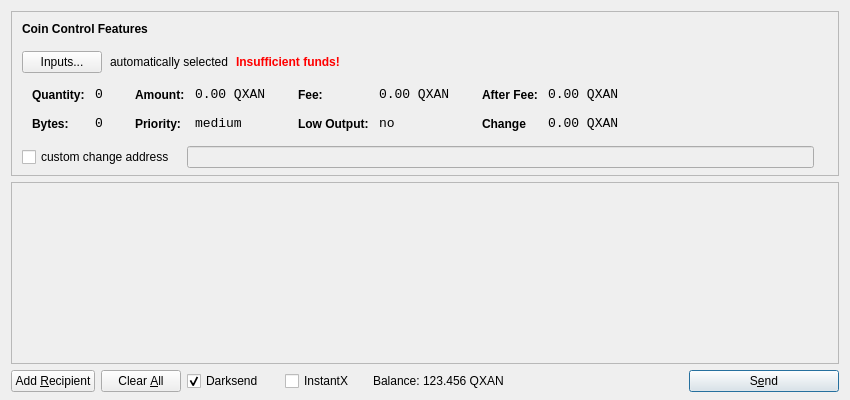
<?xml version="1.0" encoding="UTF-8"?>
<ui version="4.0">
 <class>SendCoinsDialog</class>
 <widget class="QDialog" name="SendCoinsDialog">
  <property name="geometry">
   <rect>
    <x>0</x>
    <y>0</y>
    <width>850</width>
    <height>400</height>
   </rect>
  </property>
  <property name="windowTitle">
   <string>Send Coins</string>
  </property>
  <layout class="QVBoxLayout" name="verticalLayout" stretch="0,1,0">
   <property name="bottomMargin">
    <number>8</number>
   </property>
   <item>
    <widget class="QFrame" name="frameCoinControl">
     <property name="sizePolicy">
      <sizepolicy hsizetype="Expanding" vsizetype="Expanding">
       <horstretch>0</horstretch>
       <verstretch>0</verstretch>
      </sizepolicy>
     </property>
     <property name="maximumSize">
      <size>
       <width>16777215</width>
       <height>16777215</height>
      </size>
     </property>
     <property name="frameShape">
      <enum>QFrame::StyledPanel</enum>
     </property>
     <property name="frameShadow">
      <enum>QFrame::Sunken</enum>
     </property>
     <layout class="QVBoxLayout" name="verticalLayoutCoinControl2">
      <property name="spacing">
       <number>-1</number>
      </property>
      <property name="leftMargin">
       <number>0</number>
      </property>
      <property name="topMargin">
       <number>0</number>
      </property>
      <property name="rightMargin">
       <number>0</number>
      </property>
      <property name="bottomMargin">
       <number>6</number>
      </property>
      <item>
       <layout class="QVBoxLayout" name="verticalLayoutCoinControl" stretch="0,0,0,0,1">
        <property name="spacing">
         <number>0</number>
        </property>
        <property name="leftMargin">
         <number>10</number>
        </property>
        <property name="topMargin">
         <number>10</number>
        </property>
        <item>
         <layout class="QHBoxLayout" name="horizontalLayoutCoinControl1">
          <property name="bottomMargin">
           <number>15</number>
          </property>
          <item>
           <widget class="QLabel" name="labelCoinControlFeatures">
            <property name="sizePolicy">
             <sizepolicy hsizetype="Preferred" vsizetype="Maximum">
              <horstretch>0</horstretch>
              <verstretch>0</verstretch>
             </sizepolicy>
            </property>
            <property name="font">
             <font>
              <weight>75</weight>
              <bold>true</bold>
             </font>
            </property>
            <property name="styleSheet">
             <string notr="true">font-weight:bold;</string>
            </property>
            <property name="text">
             <string>Coin Control Features</string>
            </property>
           </widget>
          </item>
         </layout>
        </item>
        <item>
         <layout class="QHBoxLayout" name="horizontalLayoutCoinControl2" stretch="0,0,0,0">
          <property name="spacing">
           <number>8</number>
          </property>
          <property name="bottomMargin">
           <number>10</number>
          </property>
          <item>
           <widget class="QPushButton" name="pushButtonCoinControl">
            <property name="styleSheet">
             <string notr="true"/>
            </property>
            <property name="text">
             <string>Inputs...</string>
            </property>
           </widget>
          </item>
          <item>
           <widget class="QLabel" name="labelCoinControlAutomaticallySelected">
            <property name="text">
             <string>automatically selected</string>
            </property>
            <property name="margin">
             <number>5</number>
            </property>
           </widget>
          </item>
          <item>
           <widget class="QLabel" name="labelCoinControlInsuffFunds">
            <property name="font">
             <font>
              <weight>75</weight>
              <bold>true</bold>
             </font>
            </property>
            <property name="styleSheet">
             <string notr="true">color:red;font-weight:bold;</string>
            </property>
            <property name="text">
             <string>Insufficient funds!</string>
            </property>
            <property name="margin">
             <number>5</number>
            </property>
           </widget>
          </item>
          <item>
           <spacer name="horizontalSpacerCoinControl">
            <property name="orientation">
             <enum>Qt::Horizontal</enum>
            </property>
            <property name="sizeHint" stdset="0">
             <size>
              <width>40</width>
              <height>1</height>
             </size>
            </property>
           </spacer>
          </item>
         </layout>
        </item>
        <item>
         <widget class="QWidget" name="widgetCoinControl" native="true">
          <property name="sizePolicy">
           <sizepolicy hsizetype="Preferred" vsizetype="Preferred">
            <horstretch>0</horstretch>
            <verstretch>0</verstretch>
           </sizepolicy>
          </property>
          <property name="minimumSize">
           <size>
            <width>0</width>
            <height>0</height>
           </size>
          </property>
          <property name="styleSheet">
           <string notr="true"/>
          </property>
          <layout class="QHBoxLayout" name="horizontalLayoutCoinControl5">
           <property name="margin">
            <number>0</number>
           </property>
           <item>
            <layout class="QHBoxLayout" name="horizontalLayoutCoinControl3" stretch="0,0,0,1">
             <property name="spacing">
              <number>20</number>
             </property>
             <property name="topMargin">
              <number>0</number>
             </property>
             <property name="bottomMargin">
              <number>10</number>
             </property>
             <item>
              <layout class="QFormLayout" name="formLayoutCoinControl1">
               <property name="horizontalSpacing">
                <number>10</number>
               </property>
               <property name="verticalSpacing">
                <number>14</number>
               </property>
               <property name="leftMargin">
                <number>10</number>
               </property>
               <property name="topMargin">
                <number>4</number>
               </property>
               <property name="rightMargin">
                <number>6</number>
               </property>
               <item row="0" column="0">
                <widget class="QLabel" name="labelCoinControlQuantityText">
                 <property name="styleSheet">
                  <string notr="true">font-weight:bold;</string>
                 </property>
                 <property name="text">
                  <string>Quantity:</string>
                 </property>
                 <property name="margin">
                  <number>0</number>
                 </property>
                </widget>
               </item>
               <item row="0" column="1">
                <widget class="QLabel" name="labelCoinControlQuantity">
                 <property name="font">
                  <font>
                   <family>Monospace</family>
                   <pointsize>10</pointsize>
                  </font>
                 </property>
                 <property name="cursor">
                  <cursorShape>IBeamCursor</cursorShape>
                 </property>
                 <property name="contextMenuPolicy">
                  <enum>Qt::ActionsContextMenu</enum>
                 </property>
                 <property name="text">
                  <string>0</string>
                 </property>
                 <property name="margin">
                  <number>0</number>
                 </property>
                 <property name="textInteractionFlags">
                  <set>Qt::LinksAccessibleByMouse|Qt::TextSelectableByKeyboard|Qt::TextSelectableByMouse</set>
                 </property>
                </widget>
               </item>
               <item row="1" column="0">
                <widget class="QLabel" name="labelCoinControlBytesText">
                 <property name="styleSheet">
                  <string notr="true">font-weight:bold;</string>
                 </property>
                 <property name="text">
                  <string>Bytes:</string>
                 </property>
                </widget>
               </item>
               <item row="1" column="1">
                <widget class="QLabel" name="labelCoinControlBytes">
                 <property name="font">
                  <font>
                   <family>Monospace</family>
                   <pointsize>10</pointsize>
                  </font>
                 </property>
                 <property name="cursor">
                  <cursorShape>IBeamCursor</cursorShape>
                 </property>
                 <property name="contextMenuPolicy">
                  <enum>Qt::ActionsContextMenu</enum>
                 </property>
                 <property name="text">
                  <string>0</string>
                 </property>
                 <property name="textInteractionFlags">
                  <set>Qt::LinksAccessibleByMouse|Qt::TextSelectableByKeyboard|Qt::TextSelectableByMouse</set>
                 </property>
                </widget>
               </item>
              </layout>
             </item>
             <item>
              <layout class="QFormLayout" name="formLayoutCoinControl2">
               <property name="horizontalSpacing">
                <number>10</number>
               </property>
               <property name="verticalSpacing">
                <number>14</number>
               </property>
               <property name="leftMargin">
                <number>6</number>
               </property>
               <property name="topMargin">
                <number>4</number>
               </property>
               <property name="rightMargin">
                <number>6</number>
               </property>
               <item row="0" column="0">
                <widget class="QLabel" name="labelCoinControlAmountText">
                 <property name="styleSheet">
                  <string notr="true">font-weight:bold;</string>
                 </property>
                 <property name="text">
                  <string>Amount:</string>
                 </property>
                 <property name="margin">
                  <number>0</number>
                 </property>
                </widget>
               </item>
               <item row="0" column="1">
                <widget class="QLabel" name="labelCoinControlAmount">
                 <property name="font">
                  <font>
                   <family>Monospace</family>
                   <pointsize>10</pointsize>
                  </font>
                 </property>
                 <property name="cursor">
                  <cursorShape>IBeamCursor</cursorShape>
                 </property>
                 <property name="contextMenuPolicy">
                  <enum>Qt::ActionsContextMenu</enum>
                 </property>
                 <property name="text">
                  <string>0.00 QXAN</string>
                 </property>
                 <property name="textInteractionFlags">
                  <set>Qt::LinksAccessibleByMouse|Qt::TextSelectableByKeyboard|Qt::TextSelectableByMouse</set>
                 </property>
                </widget>
               </item>
               <item row="1" column="0">
                <widget class="QLabel" name="labelCoinControlPriorityText">
                 <property name="styleSheet">
                  <string notr="true">font-weight:bold;</string>
                 </property>
                 <property name="text">
                  <string>Priority:</string>
                 </property>
                </widget>
               </item>
               <item row="1" column="1">
                <widget class="QLabel" name="labelCoinControlPriority">
                 <property name="font">
                  <font>
                   <family>Monospace</family>
                   <pointsize>10</pointsize>
                  </font>
                 </property>
                 <property name="cursor">
                  <cursorShape>IBeamCursor</cursorShape>
                 </property>
                 <property name="contextMenuPolicy">
                  <enum>Qt::ActionsContextMenu</enum>
                 </property>
                 <property name="text">
                  <string>medium</string>
                 </property>
                 <property name="textInteractionFlags">
                  <set>Qt::LinksAccessibleByMouse|Qt::TextSelectableByKeyboard|Qt::TextSelectableByMouse</set>
                 </property>
                </widget>
               </item>
              </layout>
             </item>
             <item>
              <layout class="QFormLayout" name="formLayoutCoinControl3">
               <property name="horizontalSpacing">
                <number>10</number>
               </property>
               <property name="verticalSpacing">
                <number>14</number>
               </property>
               <property name="leftMargin">
                <number>6</number>
               </property>
               <property name="topMargin">
                <number>4</number>
               </property>
               <property name="rightMargin">
                <number>6</number>
               </property>
               <item row="0" column="0">
                <widget class="QLabel" name="labelCoinControlFeeText">
                 <property name="styleSheet">
                  <string notr="true">font-weight:bold;</string>
                 </property>
                 <property name="text">
                  <string>Fee:</string>
                 </property>
                 <property name="margin">
                  <number>0</number>
                 </property>
                </widget>
               </item>
               <item row="0" column="1">
                <widget class="QLabel" name="labelCoinControlFee">
                 <property name="font">
                  <font>
                   <family>Monospace</family>
                   <pointsize>10</pointsize>
                  </font>
                 </property>
                 <property name="cursor">
                  <cursorShape>IBeamCursor</cursorShape>
                 </property>
                 <property name="contextMenuPolicy">
                  <enum>Qt::ActionsContextMenu</enum>
                 </property>
                 <property name="text">
                  <string>0.00 QXAN</string>
                 </property>
                 <property name="textInteractionFlags">
                  <set>Qt::LinksAccessibleByMouse|Qt::TextSelectableByKeyboard|Qt::TextSelectableByMouse</set>
                 </property>
                </widget>
               </item>
               <item row="1" column="0">
                <widget class="QLabel" name="labelCoinControlLowOutputText">
                 <property name="styleSheet">
                  <string notr="true">font-weight:bold;</string>
                 </property>
                 <property name="text">
                  <string>Low Output:</string>
                 </property>
                </widget>
               </item>
               <item row="1" column="1">
                <widget class="QLabel" name="labelCoinControlLowOutput">
                 <property name="font">
                  <font>
                   <family>Monospace</family>
                   <pointsize>10</pointsize>
                  </font>
                 </property>
                 <property name="cursor">
                  <cursorShape>IBeamCursor</cursorShape>
                 </property>
                 <property name="contextMenuPolicy">
                  <enum>Qt::ActionsContextMenu</enum>
                 </property>
                 <property name="text">
                  <string>no</string>
                 </property>
                 <property name="textInteractionFlags">
                  <set>Qt::LinksAccessibleByMouse|Qt::TextSelectableByKeyboard|Qt::TextSelectableByMouse</set>
                 </property>
                </widget>
               </item>
              </layout>
             </item>
             <item>
              <layout class="QFormLayout" name="formLayoutCoinControl4">
               <property name="horizontalSpacing">
                <number>10</number>
               </property>
               <property name="verticalSpacing">
                <number>14</number>
               </property>
               <property name="leftMargin">
                <number>6</number>
               </property>
               <property name="topMargin">
                <number>4</number>
               </property>
               <property name="rightMargin">
                <number>6</number>
               </property>
               <item row="0" column="0">
                <widget class="QLabel" name="labelCoinControlAfterFeeText">
                 <property name="styleSheet">
                  <string notr="true">font-weight:bold;</string>
                 </property>
                 <property name="text">
                  <string>After Fee:</string>
                 </property>
                 <property name="margin">
                  <number>0</number>
                 </property>
                </widget>
               </item>
               <item row="0" column="1">
                <widget class="QLabel" name="labelCoinControlAfterFee">
                 <property name="font">
                  <font>
                   <family>Monospace</family>
                   <pointsize>10</pointsize>
                  </font>
                 </property>
                 <property name="cursor">
                  <cursorShape>IBeamCursor</cursorShape>
                 </property>
                 <property name="contextMenuPolicy">
                  <enum>Qt::ActionsContextMenu</enum>
                 </property>
                 <property name="text">
                  <string>0.00 QXAN</string>
                 </property>
                 <property name="textInteractionFlags">
                  <set>Qt::LinksAccessibleByMouse|Qt::TextSelectableByKeyboard|Qt::TextSelectableByMouse</set>
                 </property>
                </widget>
               </item>
               <item row="1" column="0">
                <widget class="QLabel" name="labelCoinControlChangeText">
                 <property name="styleSheet">
                  <string notr="true">font-weight:bold;</string>
                 </property>
                 <property name="text">
                  <string>Change</string>
                 </property>
                </widget>
               </item>
               <item row="1" column="1">
                <widget class="QLabel" name="labelCoinControlChange">
                 <property name="font">
                  <font>
                   <family>Monospace</family>
                   <pointsize>10</pointsize>
                  </font>
                 </property>
                 <property name="cursor">
                  <cursorShape>IBeamCursor</cursorShape>
                 </property>
                 <property name="contextMenuPolicy">
                  <enum>Qt::ActionsContextMenu</enum>
                 </property>
                 <property name="text">
                  <string>0.00 QXAN</string>
                 </property>
                 <property name="textInteractionFlags">
                  <set>Qt::LinksAccessibleByMouse|Qt::TextSelectableByKeyboard|Qt::TextSelectableByMouse</set>
                 </property>
                </widget>
               </item>
              </layout>
             </item>
            </layout>
           </item>
          </layout>
         </widget>
        </item>
        <item>
         <layout class="QHBoxLayout" name="horizontalLayoutCoinControl4" stretch="0,0,0">
          <property name="spacing">
           <number>12</number>
          </property>
          <property name="sizeConstraint">
           <enum>QLayout::SetDefaultConstraint</enum>
          </property>
          <property name="topMargin">
           <number>5</number>
          </property>
          <property name="rightMargin">
           <number>5</number>
          </property>
          <item>
           <widget class="QCheckBox" name="checkBoxCoinControlChange">
            <property name="text">
             <string>custom change address</string>
            </property>
           </widget>
          </item>
          <item>
           <widget class="QLineEdit" name="lineEditCoinControlChange">
            <property name="enabled">
             <bool>false</bool>
            </property>
            <property name="sizePolicy">
             <sizepolicy hsizetype="Expanding" vsizetype="Fixed">
              <horstretch>0</horstretch>
              <verstretch>0</verstretch>
             </sizepolicy>
            </property>
           </widget>
          </item>
          <item>
           <widget class="QLabel" name="labelCoinControlChangeLabel">
            <property name="sizePolicy">
             <sizepolicy hsizetype="Preferred" vsizetype="Expanding">
              <horstretch>0</horstretch>
              <verstretch>0</verstretch>
             </sizepolicy>
            </property>
            <property name="minimumSize">
             <size>
              <width>0</width>
              <height>0</height>
             </size>
            </property>
            <property name="text">
             <string/>
            </property>
            <property name="margin">
             <number>3</number>
            </property>
           </widget>
          </item>
         </layout>
        </item>
        <item>
         <spacer name="verticalSpacerCoinControl">
          <property name="orientation">
           <enum>Qt::Vertical</enum>
          </property>
          <property name="sizeHint" stdset="0">
           <size>
            <width>800</width>
            <height>1</height>
           </size>
          </property>
         </spacer>
        </item>
       </layout>
      </item>
     </layout>
    </widget>
   </item>
   <item>
    <widget class="QScrollArea" name="scrollArea">
     <property name="widgetResizable">
      <bool>true</bool>
     </property>
     <widget class="QWidget" name="scrollAreaWidgetContents">
      <property name="geometry">
       <rect>
        <x>0</x>
        <y>0</y>
        <width>830</width>
        <height>165</height>
       </rect>
      </property>
      <layout class="QVBoxLayout" name="verticalLayout_2">
       <property name="margin">
        <number>0</number>
       </property>
       <item>
        <layout class="QVBoxLayout" name="entries">
         <property name="spacing">
          <number>6</number>
         </property>
        </layout>
       </item>
       <item>
        <spacer name="verticalSpacer">
         <property name="orientation">
          <enum>Qt::Vertical</enum>
         </property>
         <property name="sizeHint" stdset="0">
          <size>
           <width>20</width>
           <height>40</height>
          </size>
         </property>
        </spacer>
       </item>
      </layout>
     </widget>
    </widget>
   </item>
   <item>
    <layout class="QHBoxLayout" name="horizontalLayout">
     <item>
      <widget class="QPushButton" name="addButton">
       <property name="toolTip">
        <string>Send to multiple recipients at once</string>
       </property>
       <property name="text">
        <string>Add &amp;Recipient</string>
       </property>
       <property name="autoDefault">
        <bool>false</bool>
       </property>
      </widget>
     </item>
     <item>
      <widget class="QPushButton" name="clearButton">
       <property name="sizePolicy">
        <sizepolicy hsizetype="Minimum" vsizetype="Fixed">
         <horstretch>0</horstretch>
         <verstretch>0</verstretch>
        </sizepolicy>
       </property>
       <property name="toolTip">
        <string>Remove all transaction fields</string>
       </property>
       <property name="text">
        <string>Clear &amp;All</string>
       </property>
       <property name="autoRepeatDelay">
        <number>300</number>
       </property>
       <property name="autoDefault">
        <bool>false</bool>
       </property>
      </widget>
     </item>
     <item>
      <layout class="QHBoxLayout" name="horizontalLayout_2">
       <property name="spacing">
        <number>3</number>
       </property>
        <item>
        <widget class="QCheckBox" name="checkUseDarksend">
         <property name="minimumSize">
          <size>
           <width>95</width>
           <height>0</height>
          </size>
         </property>
         <property name="text">
          <string>Darksend</string>
         </property>
         <property name="checked">
          <bool>true</bool>
         </property>
        </widget>
       </item>
       <item>
        <widget class="QCheckBox" name="checkInstantX">
         <property name="enabled">
          <bool>true</bool>
         </property>
         <property name="minimumSize">
          <size>
           <width>85</width>
           <height>0</height>
          </size>
         </property>
         <property name="text">
          <string>InstantX</string>
         </property>
        </widget>
       </item>
       <item>
        <widget class="QLabel" name="label">
         <property name="sizePolicy">
          <sizepolicy hsizetype="Preferred" vsizetype="Fixed">
           <horstretch>0</horstretch>
           <verstretch>0</verstretch>
          </sizepolicy>
         </property>
         <property name="text">
          <string>Balance:</string>
         </property>
        </widget>
       </item>
       <item>
        <widget class="QLabel" name="labelBalance">
         <property name="sizePolicy">
          <sizepolicy hsizetype="Preferred" vsizetype="Fixed">
           <horstretch>0</horstretch>
           <verstretch>0</verstretch>
          </sizepolicy>
         </property>
         <property name="cursor">
          <cursorShape>IBeamCursor</cursorShape>
         </property>
         <property name="text">
          <string>123.456 QXAN</string>
         </property>
         <property name="textInteractionFlags">
          <set>Qt::LinksAccessibleByMouse|Qt::TextSelectableByKeyboard|Qt::TextSelectableByMouse</set>
         </property>
        </widget>
       </item>
      </layout>
     </item>
     <item>
      <spacer name="horizontalSpacer">
       <property name="orientation">
        <enum>Qt::Horizontal</enum>
       </property>
       <property name="sizeHint" stdset="0">
        <size>
         <width>40</width>
         <height>20</height>
        </size>
       </property>
      </spacer>
     </item>
     <item>
      <widget class="QPushButton" name="sendButton">
       <property name="minimumSize">
        <size>
         <width>150</width>
         <height>0</height>
        </size>
       </property>
       <property name="toolTip">
        <string>Confirm the send action</string>
       </property>
       <property name="text">
        <string>S&amp;end</string>
       </property>
       <property name="icon">
        <iconset resource="../bitcoin.qrc">
         <normaloff>:/icons/send</normaloff>:/icons/send</iconset>
       </property>
       <property name="default">
        <bool>true</bool>
       </property>
      </widget>
     </item>
    </layout>
   </item>
  </layout>
 </widget>
 <resources>
  <include location="../bitcoin.qrc"/>
 </resources>
 <connections/>
</ui>
